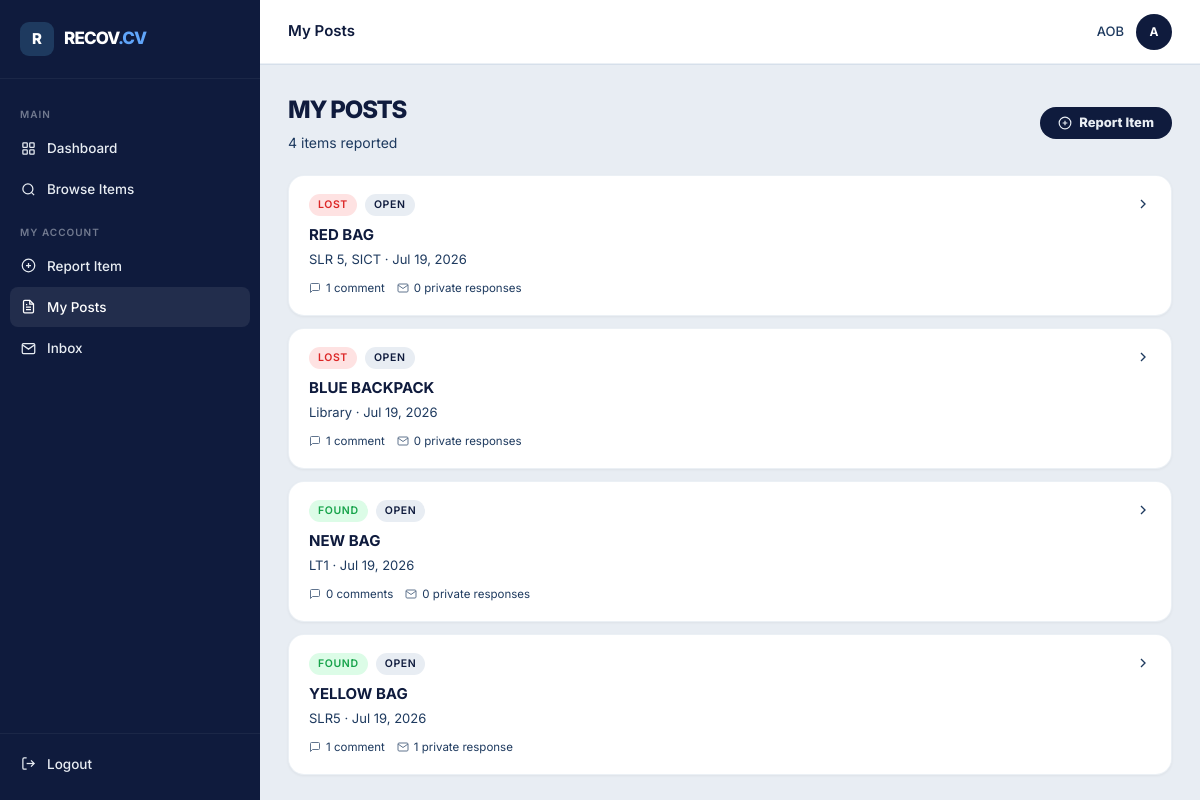
The app's page /pages/my_posts.php (signed in) with its own data.
### tables this page shows
CREATE TABLE items (
            id            INTEGER PRIMARY KEY AUTOINCREMENT,
            user_id       INTEGER NOT NULL,
            item_name     TEXT NOT NULL,
            description   TEXT NOT NULL,
            type          TEXT NOT NULL,
            location      TEXT NOT NULL,
            date_reported TEXT NOT NULL,
            status        TEXT NOT NULL DEFAULT 'open',
            created_at    DATETIME DEFAULT CURRENT_TIMESTAMP,
            FOREIGN KEY (user_id) REFERENCES users(id)
        );

### pages/my_posts.php (the view, shortened to what this page needs)
<?php
require_once __DIR__ . '/../config/db.php';
$uid  = $_SESSION['user_id'];
$stmt = $pdo->prepare(
    "SELECT i.*,
            (SELECT COUNT(*) FROM comments c WHERE c.item_id = i.id) AS comment_count,
            (SELECT COUNT(*) FROM responses r WHERE r.item_id = i.id) AS response_count
     FROM items i
     WHERE i.user_id = ?
     ORDER BY i.created_at DESC"
);
$stmt->execute([$uid]);
$my_items = $stmt->fetchAll();
$page_title  = 'My Posts';
$active_page = 'my_posts';
include __DIR__ . '/../includes/head.php';
include __DIR__ . '/../includes/sidebar.php';
?>
<div class="page-header-row">
  <div class="page-header" style="margin-bottom:0">
    <h1>My Posts</h1>
    <p><?php echo count($my_items); ?> item<?php echo count($my_items) !== 1 ? 's' : ''; ?> reported</p>
  </div>
  <a href="/pages/post_item.php" class="btn btn-primary">
    <svg viewBox="0 0 24 24" fill="none" stroke="currentColor" stroke-width="2"><circle cx="12" cy="12" r="10"/><path d="M12 8v8M8 12h8"/></svg>
    Report Item
  </a>
</div>
<?php if (empty($my_items)): ?>
  <div class="empty-state">
    <h3>You haven't posted anything yet</h3>
    <p>Report a lost or found item to get started.</p>
    <a href="/pages/post_item.php" class="btn btn-primary">Report Item</a>
  </div>
<?php else: ?>
  <div class="list-gap">
    <?php foreach ($my_items as $item): ?>
      <a href="/pages/item.php?id=<?php echo $item['id']; ?>" class="item-card" style="display:flex; align-items:flex-start; gap:16px;">
        <div style="flex:1;">
          <div class="flex gap-2 items-center mb-2">
            <span class="badge badge-<?php echo $item['type']; ?>"><?php echo strtoupper($item['type']); ?></span>
            <span class="badge badge-<?php echo $item['status']; ?>"><?php echo ucfirst(str_replace('_', ' ', $item['status'])); ?></span>
          </div>
          <h3 style="font-size:15px; margin-bottom:4px;"><?php echo htmlspecialchars($item['item_name']); ?></h3>
          <p class="text-muted" style="font-size:13px; margin-bottom:10px;"><?php echo htmlspecialchars($item['location']); ?> · <?php echo date('M j, Y', strtotime($item['date_reported'])); ?></p>
          <div class="flex gap-3">
            <span class="item-meta-row">
              <svg viewBox="0 0 24 24" fill="none" stroke="currentColor" stroke-width="2" style="width:12px;height:12px;"><path d="M21 15a2 2 0 0 1-2 2H7l-4 4V5a2 2 0 0 1 2-2h14a2 2 0 0 1 2 2z"/></svg>
              <?php echo $item['comment_count']; ?> comment<?php echo $item['comment_count'] != 1 ? 's' : ''; ?>
            </span>
            <span class="item-meta-row">
              <svg viewBox="0 0 24 24" fill="none" stroke="currentColor" stroke-width="2" style="width:12px;height:12px;"><path d="M4 4h16c1.1 0 2 .9 2 2v12c0 1.1-.9 2-2 2H4c-1.1 0-2-.9-2-2V6c0-1.1.9-2 2-2z"/><polyline points="22,6 12,13 2,6"/></svg>
              <?php echo $item['response_count']; ?> private response<?php echo $item['response_count'] != 1 ? 's' : ''; ?>
            </span>
          </div>
        </div>
        <svg viewBox="0 0 24 24" fill="none" stroke="currentColor" stroke-width="2" style="width:16px;height:16px;color:var(--text-muted);flex-shrink:0;margin-top:2px;"><polyline points="9 18 15 12 9 6"/></svg>
      </a>
    <?php endforeach; ?>
  </div>
<?php endif; ?>
<?php include __DIR__ . '/../includes/footer.php'; ?>

### includes/head.php (shortened to what this page needs)
<!DOCTYPE html>
<html lang="en">
<head>
  <link rel="stylesheet" href="/public/css/style.css">
</head>
<body>
<div class="layout">

### includes/sidebar.php (shortened to what this page needs)
<?php
$name_parts = explode(' ', trim($_SESSION['user_name'] ?? 'User'));
$initials   = strtoupper(substr($name_parts[0], 0, 1) . (isset($name_parts[1]) ? substr($name_parts[1], 0, 1) : ''));
?>
<aside class="sidebar">
  <div class="sidebar-logo">
    <a href="/pages/dashboard.php">
      <div class="logo-icon">R</div>
      <div class="logo-text">recov<span class="cv">.cv</span></div>
    </a>
  </div>
  <nav class="sidebar-nav">
    <span class="nav-label">Main</span>
    <a href="/pages/dashboard.php" class="nav-item <?php echo $active_page === 'dashboard' ? 'active' : ''; ?>">
      <svg viewBox="0 0 24 24" fill="none" stroke="currentColor" stroke-width="2"><rect x="3" y="3" width="7" height="7" rx="1"/><rect x="14" y="3" width="7" height="7" rx="1"/><rect x="14" y="14" width="7" height="7" rx="1"/><rect x="3" y="14" width="7" height="7" rx="1"/></svg>
      Dashboard
    </a>
    <a href="/pages/browse.php" class="nav-item <?php echo $active_page === 'browse' ? 'active' : ''; ?>">
      <svg viewBox="0 0 24 24" fill="none" stroke="currentColor" stroke-width="2"><circle cx="11" cy="11" r="8"/><path d="m21 21-4.35-4.35"/></svg>
      Browse Items
    </a>
    <span class="nav-label">My Account</span>
    <a href="/pages/post_item.php" class="nav-item <?php echo $active_page === 'post' ? 'active' : ''; ?>">
      <svg viewBox="0 0 24 24" fill="none" stroke="currentColor" stroke-width="2"><circle cx="12" cy="12" r="10"/><path d="M12 8v8M8 12h8"/></svg>
      Report Item
    </a>
    <a href="/pages/my_posts.php" class="nav-item <?php echo $active_page === 'my_posts' ? 'active' : ''; ?>">
      <svg viewBox="0 0 24 24" fill="none" stroke="currentColor" stroke-width="2"><path d="M14 2H6a2 2 0 0 0-2 2v16a2 2 0 0 0 2 2h12a2 2 0 0 0 2-2V8z"/><polyline points="14 2 14 8 20 8"/><line x1="16" y1="13" x2="8" y2="13"/><line x1="16" y1="17" x2="8" y2="17"/><polyline points="10 9 9 9 8 9"/></svg>
      My Posts
    </a>
    <a href="/pages/responses.php" class="nav-item <?php echo $active_page === 'inbox' ? 'active' : ''; ?>">
      <svg viewBox="0 0 24 24" fill="none" stroke="currentColor" stroke-width="2"><path d="M4 4h16c1.1 0 2 .9 2 2v12c0 1.1-.9 2-2 2H4c-1.1 0-2-.9-2-2V6c0-1.1.9-2 2-2z"/><polyline points="22,6 12,13 2,6"/></svg>
      Inbox
    </a>
  </nav>
  <div class="sidebar-footer">
    <a href="/logout.php" class="nav-item">
      <svg viewBox="0 0 24 24" fill="none" stroke="currentColor" stroke-width="2"><path d="M9 21H5a2 2 0 0 1-2-2V5a2 2 0 0 1 2-2h4"/><polyline points="16 17 21 12 16 7"/><line x1="21" y1="12" x2="9" y2="12"/></svg>
      Logout
    </a>
  </div>
</aside>
<div class="main">
  <header class="topbar">
    <div class="topbar-title"><?php echo htmlspecialchars($page_title ?? 'Dashboard'); ?></div>
    <div class="topbar-right">
      <span class="user-name"><?php echo htmlspecialchars($_SESSION['user_name'] ?? ''); ?></span>
      <div class="user-avatar"><?php echo $initials; ?></div>
    </div>
  </header>
  <div class="content">

### includes/footer.php
  </div>
</div>
</div>
</body>
</html>

### records on screen
items: type "LOST", status "OPEN", item_name "RED BAG", location "SLR 5, SICT", date_reported "Jul 19, 2026", comment_count "1", response_count "0"
items: type "LOST", status "OPEN", item_name "BLUE BACKPACK", location "Library", date_reported "Jul 19, 2026", comment_count "1", response_count "0"
items: type "FOUND", status "OPEN", item_name "NEW BAG", location "LT1", date_reported "Jul 19, 2026", comment_count "0", response_count "0"
items: type "FOUND", status "OPEN", item_name "YELLOW BAG", location "SLR5", date_reported "Jul 19, 2026", comment_count "1", response_count "1"

### other values on screen
$page_title "My Posts"
$_SESSION['user_name'] "AOB"
$initials "A"
count($my_items) "4"
